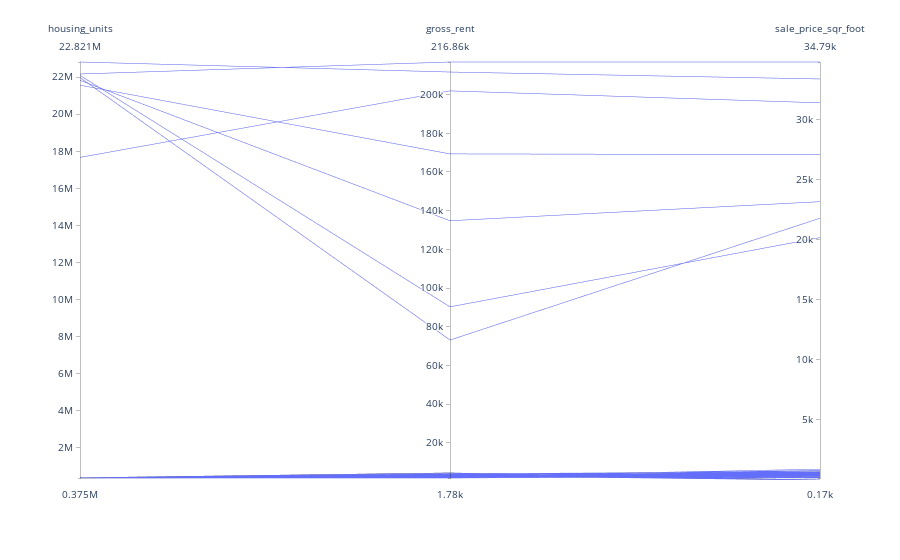

The notebook cell this image was saved under:
### Markdown cell above
### Create a parallel coordinates plot and parallel categories plot of most expensive neighborhoods in San Francisco per year
#uncomplete

### Code cell
# Parallel Categories Plot
px.parallel_coordinates(parallel_plot)
#uncomplete
